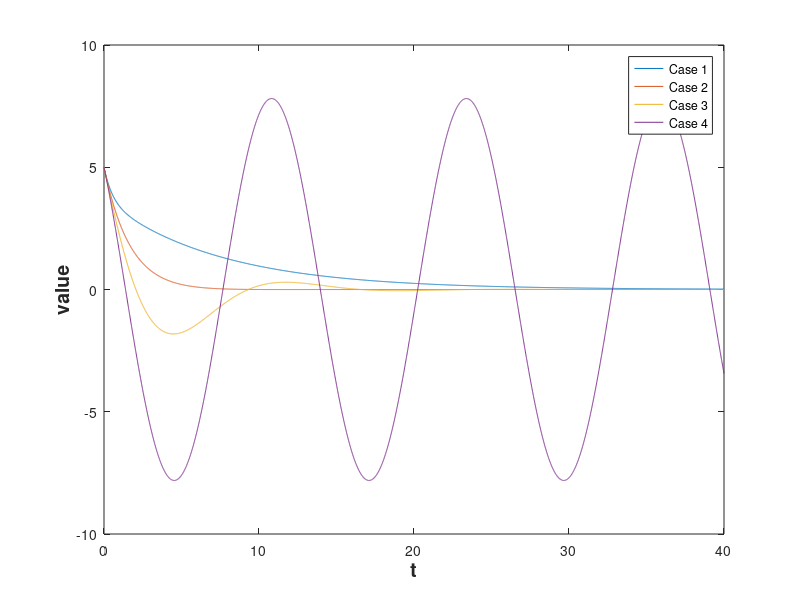

Write the MATLAB code that produced this figure.
% Anthony Rosenblum
% 5/16/2018
% EELE 203
% ICA 5

T = 1;
t=(0:T/100:40*T);
w = sqrt(0.1875);

y = 3.654*exp((-1+(sqrt(3)/2))*t) + 1.345*exp((-1-(sqrt(3)/2))*t);
a = 5*exp(-.5*t) -(0.5*exp(-0.5*t).*t);
b = exp(-0.25 .* t).*(5*cos(w.*t) - 4.04*sin(w.*t));
c = 5*cos(0.5 * t) - 6*sin(0.5 * t);

plot(t,y);
hold
plot(t,a);
plot(t,b);

plot(t,c);
hold off

xlabel('t','fontsize', 14, 'fontweight', 'bold');
ylabel('value','fontsize',14,'fontweight','bold');
legend('Case 1', 'Case 2', 'Case 3', 'Case 4');